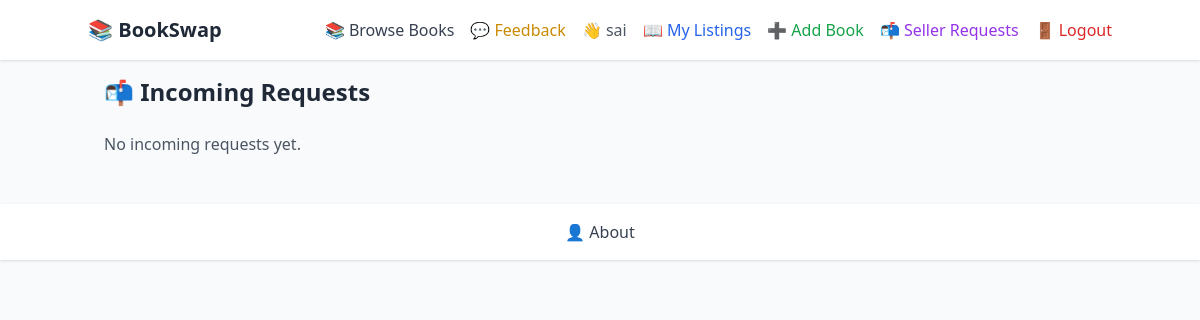
Page /seller-orders/ (signed in) on the earlier database version.
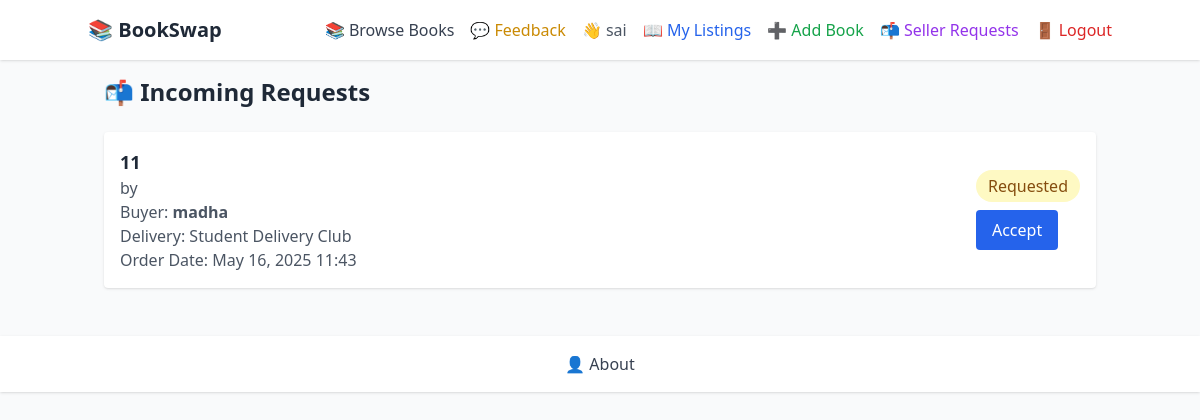
Same page on the later database version.
### marketplace/models.py (models this page shows, shortened)
class Order(models.Model):
    buyer = models.ForeignKey(User, on_delete=models.CASCADE, related_name='orders')
    book = models.ForeignKey(Book, on_delete=models.CASCADE)
    status = models.CharField(max_length=20, choices=[
        ('requested', 'Requested'),
        ('accepted', 'Accepted'),
        ('completed', 'Completed'),
        ('cancelled', 'Cancelled')
    ], default='requested')
    delivery_type = models.CharField(max_length=50, choices=[
        ('pickup', 'Meet at campus (Free)'),
        ('volunteer', 'Free Volunteer Delivery'),
        ('studentclub', 'Student Delivery Club'),
    ])
    created_at = models.DateTimeField(auto_now_add=True)

class Book(models.Model):
    user = models.ForeignKey(User, on_delete=models.CASCADE,null=True)
    title = models.CharField(max_length=255)
    author = models.CharField(max_length=255, blank=True)
    description = models.TextField(blank=True)
    condition = models.CharField(max_length=50, choices=[
        ('new', 'New'),
        ('like_new', 'Like New'),
        ('used', 'Used'),
    ])
    price = models.DecimalField(max_digits=6, decimal_places=2)
    image = models.ImageField(upload_to='book_images/')
    created_at = models.DateTimeField(auto_now_add=True)
    is_sold = models.BooleanField(default=False)

### marketplace/views.py (the view)
# urls.py: path('seller-orders/', views.seller_orders, name='seller_orders'),
@login_required
def seller_orders(request):
    books = Book.objects.filter(user=request.user)
    orders = Order.objects.filter(book__in=books).select_related('book', 'buyer').order_by('-created_at')
    return render(request, 'marketplace/seller_orders.html', {'orders': orders})

### marketplace/templates/marketplace/seller_orders.html (shortened to what this page needs)
{% extends 'base.html' %}
{% block content %}
<h2 class="text-2xl font-bold mb-6">📬 Incoming Requests</h2>
{% if orders %}
  <div class="grid gap-6">
    {% for order in orders %}
      <div class="bg-white rounded shadow p-4">
        <div class="flex justify-between items-center">
          <div>
            <h3 class="text-lg font-semibold">{{ order.book.title }}</h3>
            <p class="text-gray-600">by {{ order.book.author }}</p>
            <p class="text-gray-600">Buyer: <span class="font-semibold">{{ order.buyer.username }}</span></p>
            <p class="text-gray-600">Delivery: {{ order.get_delivery_type_display }}</p>
            <p class="text-gray-600">Order Date: {{ order.created_at|date:"M d, Y H:i" }}</p>
          </div>
          <div>
            <span class="inline-block px-3 py-1 rounded-full {% if order.status == 'requested' %}bg-yellow-100 text-yellow-800{% elif order.status == 'accepted' %}bg-blue-100 text-blue-800{% elif order.status == 'completed' %}bg-green-100 text-green-800{% elif order.status == 'cancelled' %}bg-red-100 text-red-800{% endif %}">
              {{ order.get_status_display }}
            </span>
            {% if order.status == 'requested' %}
              <form method="post" action="{% url 'accept_order' order.id %}" class="mt-2">
                <button type="submit" class="bg-blue-600 text-white px-4 py-2 rounded hover:bg-blue-700">Accept</button>
              </form>
            {% elif order.status == 'accepted' %}
              <p class="text-blue-700 mt-2">Accepted</p>
            {% elif order.status == 'completed' %}
              <p class="text-green-700 mt-2">Completed</p>
            {% elif order.status == 'cancelled' %}
              <p class="text-red-700 mt-2">Cancelled</p>
            {% endif %}
          </div>
        </div>
      </div>
    {% endfor %}
  </div>
{% else %}
  <p class="text-gray-600">No incoming requests yet.</p>
{% endif %}
{% endblock %}

Differences in the rows shown:
added Order: book "11", buyer.username "madha", delivery_type "Student Delivery Club", created_at "May 16, 2025 11:43", status "Requested", shows "Accept"
Other differences:
text no longer shown: "No incoming requests yet."
